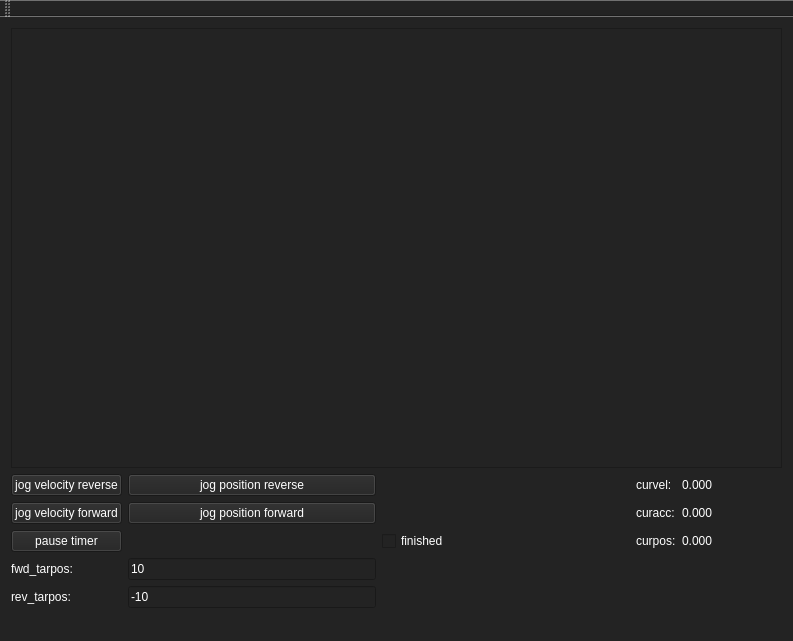
<?xml version="1.0" encoding="UTF-8"?>
<ui version="4.0">
 <class>MainWindow</class>
 <widget class="QMainWindow" name="MainWindow">
  <property name="geometry">
   <rect>
    <x>0</x>
    <y>0</y>
    <width>793</width>
    <height>641</height>
   </rect>
  </property>
  <property name="windowTitle">
   <string>scurve jog plot</string>
  </property>
  <property name="styleSheet">
   <string notr="true">background-color: rgb(35, 35, 35);
color: rgb(255, 255, 255);
</string>
  </property>
  <widget class="QWidget" name="centralWidget">
   <layout class="QGridLayout" name="gridLayout_4">
    <item row="0" column="0">
     <widget class="QFrame" name="frame">
      <property name="sizePolicy">
       <sizepolicy hsizetype="Preferred" vsizetype="Expanding">
        <horstretch>0</horstretch>
        <verstretch>0</verstretch>
       </sizepolicy>
      </property>
      <property name="frameShape">
       <enum>QFrame::StyledPanel</enum>
      </property>
      <property name="frameShadow">
       <enum>QFrame::Raised</enum>
      </property>
      <layout class="QGridLayout" name="gridLayout_3">
       <item row="0" column="0">
        <layout class="QGridLayout" name="gridLayout"/>
       </item>
      </layout>
     </widget>
    </item>
    <item row="1" column="0">
     <layout class="QGridLayout" name="gridLayout_2">
      <item row="0" column="4">
       <widget class="QLabel" name="label_curvel">
        <property name="minimumSize">
         <size>
          <width>100</width>
          <height>0</height>
         </size>
        </property>
        <property name="text">
         <string>0.000</string>
        </property>
       </widget>
      </item>
      <item row="2" column="0">
       <widget class="QPushButton" name="pushButton_pause">
        <property name="text">
         <string>pause timer</string>
        </property>
       </widget>
      </item>
      <item row="3" column="1">
       <widget class="QLineEdit" name="lineEdit_fwd_tarpos">
        <property name="text">
         <string>10</string>
        </property>
       </widget>
      </item>
      <item row="1" column="3">
       <widget class="QLabel" name="label_3">
        <property name="text">
         <string>curacc:</string>
        </property>
       </widget>
      </item>
      <item row="0" column="3">
       <widget class="QLabel" name="label">
        <property name="text">
         <string>curvel:</string>
        </property>
       </widget>
      </item>
      <item row="0" column="2">
       <spacer name="horizontalSpacer">
        <property name="orientation">
         <enum>Qt::Horizontal</enum>
        </property>
        <property name="sizeHint" stdset="0">
         <size>
          <width>40</width>
          <height>20</height>
         </size>
        </property>
       </spacer>
      </item>
      <item row="0" column="0">
       <widget class="QPushButton" name="pushButton_jog_reverse">
        <property name="text">
         <string>jog velocity reverse</string>
        </property>
       </widget>
      </item>
      <item row="1" column="4">
       <widget class="QLabel" name="label_curacc">
        <property name="text">
         <string>0.000</string>
        </property>
       </widget>
      </item>
      <item row="2" column="3">
       <widget class="QLabel" name="label_2">
        <property name="text">
         <string>curpos:</string>
        </property>
       </widget>
      </item>
      <item row="3" column="0">
       <widget class="QLabel" name="label_5">
        <property name="text">
         <string>fwd_tarpos:</string>
        </property>
       </widget>
      </item>
      <item row="2" column="4">
       <widget class="QLabel" name="label_curpos">
        <property name="text">
         <string>0.000</string>
        </property>
       </widget>
      </item>
      <item row="4" column="0">
       <widget class="QLabel" name="label_4">
        <property name="text">
         <string>rev_tarpos:</string>
        </property>
       </widget>
      </item>
      <item row="4" column="1">
       <widget class="QLineEdit" name="lineEdit_rev_tarpos">
        <property name="text">
         <string>-10</string>
        </property>
       </widget>
      </item>
      <item row="1" column="0">
       <widget class="QPushButton" name="pushButton_jog_forward">
        <property name="text">
         <string>jog velocity forward</string>
        </property>
       </widget>
      </item>
      <item row="2" column="2">
       <widget class="QCheckBox" name="checkBox_finished">
        <property name="text">
         <string>finished</string>
        </property>
       </widget>
      </item>
      <item row="0" column="1">
       <widget class="QPushButton" name="pushButton_jog_pos_rev">
        <property name="text">
         <string>jog position reverse</string>
        </property>
       </widget>
      </item>
      <item row="1" column="1">
       <widget class="QPushButton" name="pushButton_jog_pos_fwd">
        <property name="text">
         <string>jog position forward</string>
        </property>
       </widget>
      </item>
     </layout>
    </item>
   </layout>
  </widget>
  <widget class="QMenuBar" name="menuBar">
   <property name="geometry">
    <rect>
     <x>0</x>
     <y>0</y>
     <width>793</width>
     <height>23</height>
    </rect>
   </property>
  </widget>
  <widget class="QToolBar" name="mainToolBar">
   <attribute name="toolBarArea">
    <enum>TopToolBarArea</enum>
   </attribute>
   <attribute name="toolBarBreak">
    <bool>false</bool>
   </attribute>
  </widget>
  <widget class="QStatusBar" name="statusBar"/>
 </widget>
 <layoutdefault spacing="6" margin="11"/>
 <resources/>
 <connections/>
</ui>
